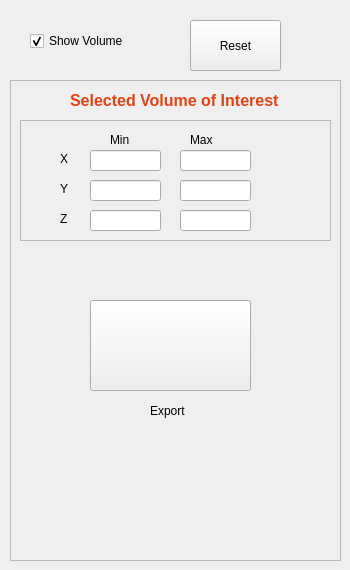
    <widget class="QWidget" name="SubVolTab">
     <attribute name="title">
      <string>Sub Volume</string>
     </attribute>
     <widget class="QFrame" name="frameSubVol">
      <property name="enabled">
       <bool>true</bool>
      </property>
      <property name="geometry">
       <rect>
        <x>10</x>
        <y>80</y>
        <width>331</width>
        <height>481</height>
       </rect>
      </property>
      <property name="frameShape">
       <enum>QFrame::StyledPanel</enum>
      </property>
      <property name="frameShadow">
       <enum>QFrame::Raised</enum>
      </property>
      <widget class="QPushButton" name="buttonSubVolExport">
       <property name="geometry">
        <rect>
         <x>80</x>
         <y>220</y>
         <width>161</width>
         <height>91</height>
        </rect>
       </property>
       <property name="text">
        <string/>
       </property>
       <property name="icon">
        <iconset resource="Icons/Icons.qrc">
         <normaloff>:/SubVol-Export.png</normaloff>:/SubVol-Export.png</iconset>
       </property>
       <property name="iconSize">
        <size>
         <width>120</width>
         <height>80</height>
        </size>
       </property>
      </widget>
      <widget class="QLabel" name="label_38">
       <property name="geometry">
        <rect>
         <x>140</x>
         <y>320</y>
         <width>51</width>
         <height>21</height>
        </rect>
       </property>
       <property name="text">
        <string>Export</string>
       </property>
      </widget>
      <widget class="QFrame" name="frame_5">
       <property name="geometry">
        <rect>
         <x>10</x>
         <y>40</y>
         <width>311</width>
         <height>121</height>
        </rect>
       </property>
       <property name="frameShape">
        <enum>QFrame::StyledPanel</enum>
       </property>
       <property name="frameShadow">
        <enum>QFrame::Raised</enum>
       </property>
       <widget class="QLineEdit" name="lineSubVolXMin">
        <property name="geometry">
         <rect>
          <x>70</x>
          <y>30</y>
          <width>71</width>
          <height>21</height>
         </rect>
        </property>
       </widget>
       <widget class="QLineEdit" name="lineSubVolYMax">
        <property name="geometry">
         <rect>
          <x>160</x>
          <y>60</y>
          <width>71</width>
          <height>21</height>
         </rect>
        </property>
       </widget>
       <widget class="QLineEdit" name="lineSubVolXMax">
        <property name="geometry">
         <rect>
          <x>160</x>
          <y>30</y>
          <width>71</width>
          <height>21</height>
         </rect>
        </property>
       </widget>
       <widget class="QLineEdit" name="lineSubVolZMin">
        <property name="geometry">
         <rect>
          <x>70</x>
          <y>90</y>
          <width>71</width>
          <height>21</height>
         </rect>
        </property>
       </widget>
       <widget class="QLabel" name="label_14">
        <property name="geometry">
         <rect>
          <x>40</x>
          <y>60</y>
          <width>21</width>
          <height>17</height>
         </rect>
        </property>
        <property name="text">
         <string>Y</string>
        </property>
       </widget>
       <widget class="QLineEdit" name="lineSubVolZMax">
        <property name="geometry">
         <rect>
          <x>160</x>
          <y>90</y>
          <width>71</width>
          <height>21</height>
         </rect>
        </property>
       </widget>
       <widget class="QLabel" name="label_16">
        <property name="geometry">
         <rect>
          <x>40</x>
          <y>30</y>
          <width>21</width>
          <height>17</height>
         </rect>
        </property>
        <property name="text">
         <string>X</string>
        </property>
       </widget>
       <widget class="QLabel" name="label_17">
        <property name="geometry">
         <rect>
          <x>40</x>
          <y>90</y>
          <width>21</width>
          <height>17</height>
         </rect>
        </property>
        <property name="text">
         <string>Z</string>
        </property>
       </widget>
       <widget class="QLineEdit" name="lineSubVolYMin">
        <property name="geometry">
         <rect>
          <x>70</x>
          <y>60</y>
          <width>71</width>
          <height>21</height>
         </rect>
        </property>
       </widget>
       <widget class="QLabel" name="label_18">
        <property name="geometry">
         <rect>
          <x>90</x>
          <y>10</y>
          <width>31</width>
          <height>20</height>
         </rect>
        </property>
        <property name="text">
         <string>Min</string>
        </property>
       </widget>
       <widget class="QLabel" name="label_19">
        <property name="geometry">
         <rect>
          <x>170</x>
          <y>10</y>
          <width>41</width>
          <height>20</height>
         </rect>
        </property>
        <property name="text">
         <string>Max</string>
        </property>
       </widget>
      </widget>
      <widget class="QLabel" name="label_20">
       <property name="geometry">
        <rect>
         <x>60</x>
         <y>10</y>
         <width>231</width>
         <height>20</height>
        </rect>
       </property>
       <property name="font">
        <font>
         <pointsize>12</pointsize>
         <weight>75</weight>
         <bold>true</bold>
        </font>
       </property>
       <property name="styleSheet">
        <string notr="true">color: rgb(225, 67, 19);</string>
       </property>
       <property name="text">
        <string>Selected Volume of Interest</string>
       </property>
      </widget>
     </widget>
     <widget class="QCheckBox" name="checkSubVolVolumeEnable">
      <property name="geometry">
       <rect>
        <x>30</x>
        <y>30</y>
        <width>121</width>
        <height>22</height>
       </rect>
      </property>
      <property name="text">
       <string>Show Volume</string>
      </property>
      <property name="checked">
       <bool>true</bool>
      </property>
     </widget>
     <widget class="QPushButton" name="buttonSubVolReset">
      <property name="geometry">
       <rect>
        <x>190</x>
        <y>20</y>
        <width>91</width>
        <height>51</height>
       </rect>
      </property>
      <property name="text">
       <string>Reset</string>
      </property>
     </widget>
    </widget>
